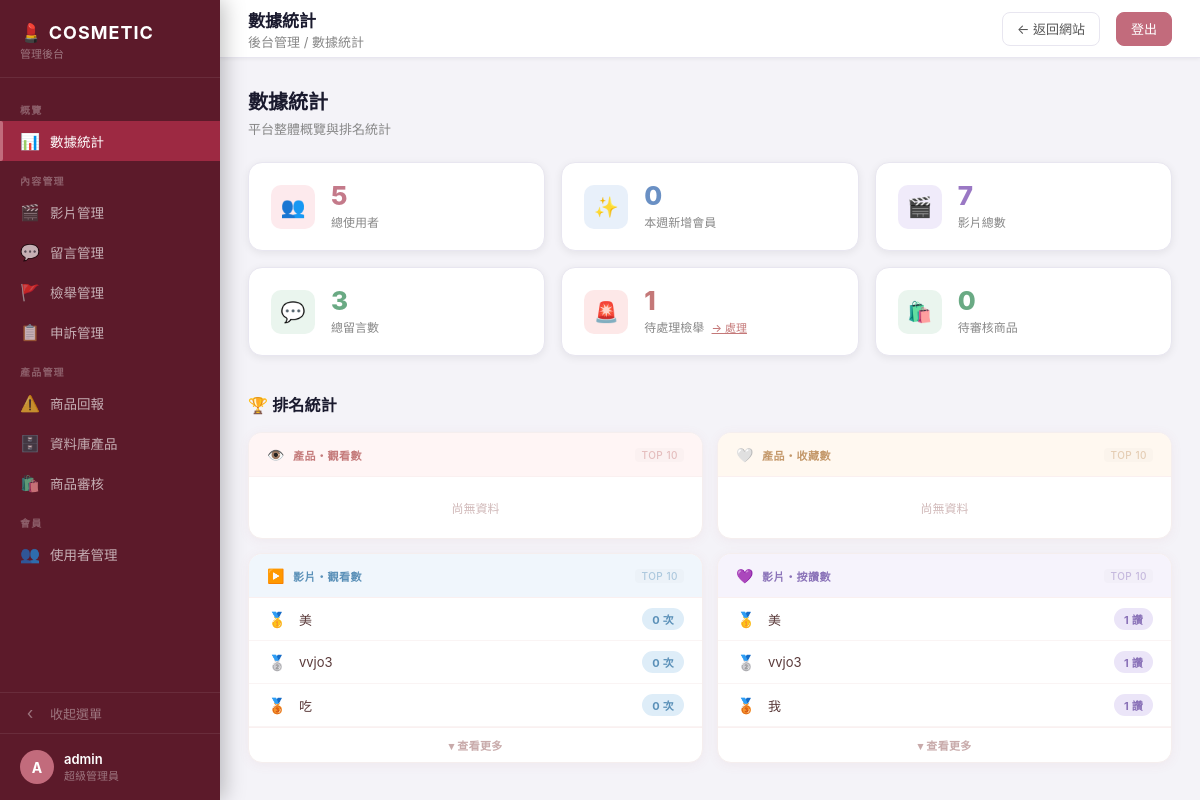
/New-SA/首頁/admin.php (signed in), run on the app's committed database.
### tables this page shows
CREATE TABLE IF NOT EXISTS `videos` (
  `id`             INT(11)      NOT NULL AUTO_INCREMENT,
  `title`          VARCHAR(255) NOT NULL,
  `description`    TEXT         DEFAULT NULL,
  `filename`       VARCHAR(255) NOT NULL,
  `file_path`      VARCHAR(500) NOT NULL,
  `thumbnail`      VARCHAR(500) DEFAULT NULL,
  `uploaded_by`    VARCHAR(100) NOT NULL,
  `upload_time`    TIMESTAMP    NOT NULL DEFAULT CURRENT_TIMESTAMP,
  `is_active`      TINYINT(1)   DEFAULT 1,
  `likes`          INT(11)      DEFAULT 0,
  `view_count`     INT(11)      DEFAULT 0,
  `tags`           VARCHAR(500) NOT NULL DEFAULT '',
  `removed_reason` TEXT         DEFAULT NULL,
  `removed_at`     DATETIME     DEFAULT NULL,
  `removed_by`     VARCHAR(100) DEFAULT NULL,
  PRIMARY KEY (`id`)
);

### New-SA/首頁/admin.php (the view, shortened to what this page needs)
<?php
require __DIR__ . '/../db.php';
$adminUser = $_SESSION['user'];
$tab       = $_GET['tab'] ?? 'stats';
if ($tab === 'stats') {
    $stats['users']    = $pdo->query("SELECT COUNT(*) FROM users")->fetchColumn();
    $stats['videos']   = $pdo->query("SELECT COUNT(*) FROM videos WHERE is_active = 1")->fetchColumn();
    $stats['comments'] = $pdo->query("SELECT COUNT(*) FROM video_comments")->fetchColumn();
    $stats['reports']  = $pdo->query("SELECT COUNT(*) FROM video_reports WHERE status = 'pending'")->fetchColumn();
    $stats['new_users_week']   = $pdo->query("SELECT COUNT(*) FROM users WHERE created_at >= NOW() - INTERVAL 7 DAY")->fetchColumn();
    $stats['pending_products'] = $pdo->query("SELECT COUNT(*) FROM product_requests WHERE type='submission' AND status = 'pending'")->fetchColumn();
    try {
        $rankData['product_views'] = $pdo->query("SELECT id AS item_id, name AS item_name, COALESCE(view_count,0) AS score FROM data ORDER BY view_count IS NULL, view_count DESC LIMIT 10")->fetchAll();
        $rankData['product_favs']  = $pdo->query("SELECT p.id AS item_id, p.name AS item_name, COUNT(f.id) AS score FROM data p LEFT JOIN product_favorites f ON f.product_id = p.id GROUP BY p.id, p.name ORDER BY score DESC LIMIT 10")->fetchAll();
        $rankData['video_views']   = $pdo->query("SELECT id AS item_id, title AS item_name, view_count AS score FROM videos WHERE is_active = 1 ORDER BY view_count DESC LIMIT 10")->fetchAll();
        $rankData['video_likes']   = $pdo->query("SELECT v.id AS item_id, v.title AS item_name, COUNT(l.id) AS score FROM videos v LEFT JOIN likes l ON l.video_id = v.id WHERE v.is_active = 1 GROUP BY v.id, v.title ORDER BY score DESC LIMIT 10")->fetchAll();
    } catch (Throwable $e) {
        $rankData = [];
    }
}
?>
<!DOCTYPE html>
<html lang="zh-Hant">
<head>
</head>
<body>
<aside class="sidebar" id="adminSidebar">
  <div class="sidebar-logo">
    <div class="sidebar-logo-main">💄<span class="nav-text"> COSMETIC</span></div>
    <div class="sidebar-logo-sub nav-text">管理後台</div>
  </div>
  <nav class="sidebar-nav">
    <div class="nav-group-label">概覽</div>
    <a href="?tab=stats" class="nav-item <?php echo $tab==='stats' ? 'active':''; ?>">
      <span class="nav-icon">📊</span><span class="nav-text"> 數據統計</span>
    </a>
    <div class="nav-group-label">內容管理</div>
    <a href="?tab=videos" class="nav-item <?php echo $tab==='videos' ? 'active':''; ?>">
      <span class="nav-icon">🎬</span><span class="nav-text"> 影片管理</span>
    </a>
    <a href="?tab=comments" class="nav-item <?php echo $tab==='comments' ? 'active':''; ?>">
      <span class="nav-icon">💬</span><span class="nav-text"> 留言管理</span>
    </a>
    <a href="?tab=reports" class="nav-item <?php echo $tab==='reports' ? 'active':''; ?>">
      <span class="nav-icon">🚩</span><span class="nav-text"> 檢舉管理</span>
    </a>
    <a href="?tab=appeals" class="nav-item <?php echo $tab==='appeals' ? 'active':''; ?>">
      <span class="nav-icon">📋</span><span class="nav-text"> 申訴管理</span>
    </a>
    <div class="nav-group-label">產品管理</div>
    <a href="<?= BASE_URL ?>/產品/report_manage.php" class="nav-item">
      <span class="nav-icon">⚠️</span><span class="nav-text"> 商品回報</span>
    </a>
    <a href="?tab=data_products" class="nav-item <?php echo $tab==='data_products' ? 'active':''; ?>">
      <span class="nav-icon">🗄️</span><span class="nav-text"> 資料庫產品</span>
    </a>
    <a href="?tab=products" class="nav-item <?php echo $tab==='products' ? 'active':''; ?>">
      <span class="nav-icon">🛍️</span><span class="nav-text"> 商品審核</span>
    </a>
    <div class="nav-group-label">會員</div>
    <a href="?tab=users" class="nav-item <?php echo $tab==='users' ? 'active':''; ?>">
      <span class="nav-icon">👥</span><span class="nav-text"> 使用者管理</span>
    </a>
  </nav>
  <div class="nav-collapse-row" id="navCollapseRow" onclick="collapseAdminSidebar()" title="收起/展開選單">
    <span class="nav-collapse-icon" id="navCollapseIcon">‹</span>
    <span class="nav-text">收起選單</span>
  </div>
  <div class="sidebar-footer">
    <div class="sidebar-avatar"><?php echo strtoupper(substr($adminUser, 0, 1)); ?></div>
    <div class="nav-text">
      <div class="sidebar-user-name"><?php echo htmlspecialchars($adminUser); ?></div>
      <div class="sidebar-user-role">超級管理員</div>
    </div>
  </div>
</aside>
<div class="main">
  <div class="topbar">
    <div>
      <?php
        $tabTitles = [
          'stats' => '數據統計', 'videos' => '影片管理', 'comments' => '留言管理',
          'reports' => '檢舉管理', 'appeals' => '申訴管理', 'data_products' => '資料庫產品',
          'products' => '商品審核', 'users' => '使用者管理'
        ];
        $currentTitle = $tabTitles[$tab] ?? '管理後台';
      ?>
      <div class="topbar-title"><?php echo $currentTitle; ?></div>
      <div class="topbar-breadcrumb">後台管理 / <?php echo $currentTitle; ?></div>
    </div>
    <a href="<?= BASE_URL ?>/產品/index.php" class="topbar-btn">← 返回網站</a>
    <a href="logout.php" class="topbar-btn primary">登出</a>
  </div>
  <div class="content">
<?php if ($tab === 'stats'): ?>
<div class="sec-header">
  <div>
    <div class="sec-title">數據統計</div>
    <div class="sec-subtitle">平台整體概覽與排名統計</div>
  </div>
</div>
<div class="stats-grid">
    <div class="stat-card">
        <div class="stat-icon" style="background:#fdeaed;">👥</div>
        <div class="stat-body">
            <div class="stat-num" style="color:#c47a8a;"><?php echo $stats['users']; ?></div>
            <div class="stat-label">總使用者</div>
        </div>
    </div>
    <div class="stat-card">
        <div class="stat-icon" style="background:#e8f0fa;">✨</div>
        <div class="stat-body">
            <div class="stat-num" style="color:#6a90c4;"><?php echo $stats['new_users_week']; ?></div>
            <div class="stat-label">本週新增會員</div>
        </div>
    </div>
    <div class="stat-card">
        <div class="stat-icon" style="background:#f0ebfa;">🎬</div>
        <div class="stat-body">
            <div class="stat-num" style="color:#9a78c4;"><?php echo $stats['videos']; ?></div>
            <div class="stat-label">影片總數</div>
        </div>
    </div>
    <div class="stat-card">
        <div class="stat-icon" style="background:#eaf5ee;">💬</div>
        <div class="stat-body">
            <div class="stat-num" style="color:#6aaa84;"><?php echo $stats['comments']; ?></div>
            <div class="stat-label">總留言數</div>
        </div>
    </div>
    <div class="stat-card">
        <div class="stat-icon" style="background:<?php echo $stats['reports']>0?'#fde8e8':'#eaf5ee'; ?>;">🚨</div>
        <div class="stat-body">
            <div class="stat-num" style="color:<?php echo $stats['reports']>0?'#c47878':'#6aaa84'; ?>;"><?php echo $stats['reports']; ?></div>
            <div class="stat-label">待處理檢舉
                <?php if($stats['reports']>0): ?><a href="?tab=reports" style="color:#c47878;font-size:11px;margin-left:4px;">→ 處理</a><?php endif; ?>
            </div>
        </div>
    </div>
    <div class="stat-card">
        <div class="stat-icon" style="background:<?php echo $stats['pending_products']>0?'#fdf0e8':'#eaf5ee'; ?>;">🛍️</div>
        <div class="stat-body">
            <div class="stat-num" style="color:<?php echo $stats['pending_products']>0?'#c4946a':'#6aaa84'; ?>;"><?php echo $stats['pending_products']; ?></div>
            <div class="stat-label">待審核商品
            </div>
        </div>
    </div>
</div>
<?php
$rankLabels = [
    'product_views' => ['label'=>'產品・觀看數', 'icon'=>'👁️', 'hdr_bg'=>'#fff5f5', 'hdr_color'=>'#c47a7a', 'score_bg'=>'#fdeaea', 'score_color'=>'#c47a7a', 'unit'=>'次', 'link'=>'../產品/product.php?id='],
    'product_favs'  => ['label'=>'產品・收藏數', 'icon'=>'🤍', 'hdr_bg'=>'#fff8f0', 'hdr_color'=>'#c4986a', 'score_bg'=>'#fdeedd', 'score_color'=>'#c4986a', 'unit'=>'人', 'link'=>'../產品/product.php?id='],
    'video_views'   => ['label'=>'影片・觀看數', 'icon'=>'▶️', 'hdr_bg'=>'#f0f6fc', 'hdr_color'=>'#5a90b8', 'score_bg'=>'#deedf8', 'score_color'=>'#5a90b8', 'unit'=>'次', 'link'=>'video.php?video='],
    'video_likes'   => ['label'=>'影片・按讚數', 'icon'=>'💜', 'hdr_bg'=>'#f6f3fc', 'hdr_color'=>'#8a72b8', 'score_bg'=>'#ebe5f8', 'score_color'=>'#8a72b8', 'unit'=>'讚', 'link'=>'video.php?video='],
];
$medals = ['🥇','🥈','🥉'];
?>
<div class="rank-section-header">
    <div class="section-title" style="margin:0;">🏆 排名統計</div>
</div>
<div class="rank-grid">
<?php foreach ($rankLabels as $type => $info): ?>
<div class="rank-block">
    <div class="rank-block-title" style="background:<?php echo $info['hdr_bg']; ?>; color:<?php echo $info['hdr_color']; ?>;">
        <span class="title-icon"><?php echo $info['icon']; ?></span>
        <span class="title-text"><?php echo $info['label']; ?></span>
        <span class="title-count">TOP 10</span>
    </div>
    <?php if (empty($rankData[$type])): ?>
        <div class="rank-empty">尚無資料</div>
    <?php else: ?>
        <?php $hasMore = count($rankData[$type]) > 3; $uid = $type . '_now'; ?>
        <?php foreach ($rankData[$type] as $i => $r): ?>
        <a class="rank-row <?php echo $i >= 3 ? 'rank-more' : ''; ?>" data-group="<?php echo $uid; ?>"
           href="<?php echo $info['link'] . (int)$r['item_id']; ?>" target="_blank">
            <?php if ($i < 3): ?>
                <span class="rank-medal"><?php echo $medals[$i]; ?></span>
            <?php else: ?>
                <span class="rank-no"><?php echo $i + 1; ?></span>
            <?php endif; ?>
            <span class="rank-name" title="<?php echo htmlspecialchars($r['item_name']); ?>"><?php echo htmlspecialchars($r['item_name']); ?></span>
            <span class="rank-score" style="background:<?php echo $info['score_bg']; ?>;color:<?php echo $info['score_color']; ?>;"><?php echo (int)$r['score']; ?> <?php echo $info['unit']; ?></span>
        </a>
        <?php endforeach; ?>
        <?php if ($hasMore): ?>
        <button class="rank-toggle" onclick="toggleRank('<?php echo $uid; ?>', this)">▾ 查看更多</button>
        <?php endif; ?>
    <?php endif; ?>
</div>
<?php endforeach; ?>
</div>
<?php endif; ?>
  </div>
</div>
</body>
</html>

### data on the page
videos: i "🥇", title "美", view_count "0", unit "次", score "1", unit "讚"
videos: i "🥈", title "vvjo3", view_count "0", unit "次", score "1", unit "讚"
videos: i "🥉", title "吃", view_count "0", unit "次"
videos: i "🥉", title "我", score "1", unit "讚"

### other printed values
substr($adminUser, 0, 1) "A"
$adminUser "admin"
$currentTitle "數據統計"
$stats['users'] "5"
$stats['new_users_week'] "0"
$stats['videos'] "7"
$stats['comments'] "3"
$stats['reports'] "1"
$stats['pending_products'] "0"
$info['icon'] "👁️"
$info['label'] "產品・觀看數"
$info['icon'] "🤍"
$info['label'] "產品・收藏數"
$info['icon'] "▶️"
$info['label'] "影片・觀看數"
